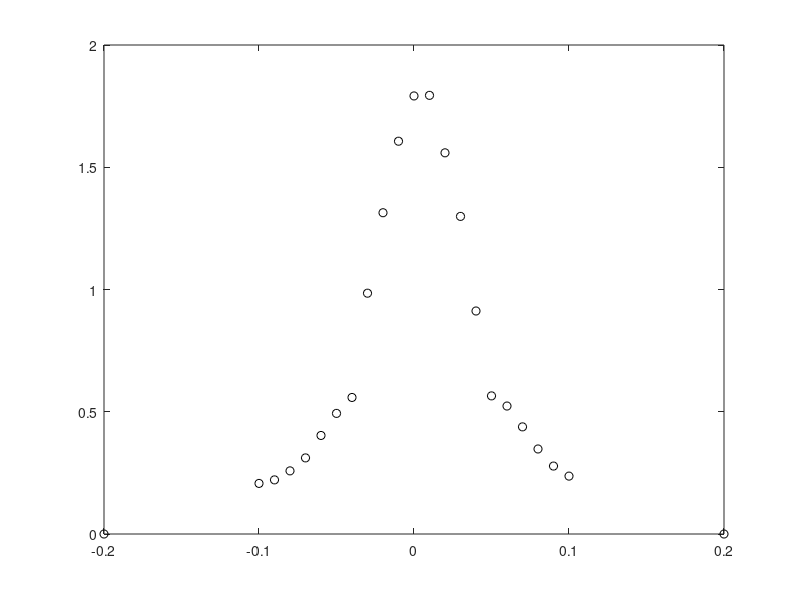

Reproduce this figure in MATLAB. (Note: this script raises an error after producing the figure.)
% load test-data
  load density-profile.mat

% plot the test data points
  plot(dens_x, dens_y, 'ko');

  dens_x=dens_x';
  dens_y=dens_y';
% create own fit-function

 offsetgauss = fittype('a*exp(-((x-b)/c)^2)');
%     opts = fitoptions(offsetgauss);
%     set(opts,'start',[1 0 1]);
   fresult1 = fit(dens_x, dens_y, offsetgauss);%, opts);    
    
  offsetlorentz = fittype('-0.07+(b/c)/((x-d)^2+b^2)');
     opts = fitoptions(offsetlorentz);
     set(opts,'start',[0.00 10 1]);  %
     fresult2 = fit(dens_x, dens_y, offsetlorentz, opts);
  

% plot the fit
  hold on;
  xvec = -0.2:0.001:0.2;
  plot(xvec, fresult1(xvec),'r-');
  plot(xvec, fresult2(xvec),'b-');
  hold off;
  
% legend
  legend('I_{sat}', 'Gaussian-Fit', 'Lorentz-Fit');

% save helicon-profile data to file (take Lorentz-profile)
  yvec = fresult2(xvec)./max(fresult2(xvec));
  
save helicon-profile.mat xvec yvec